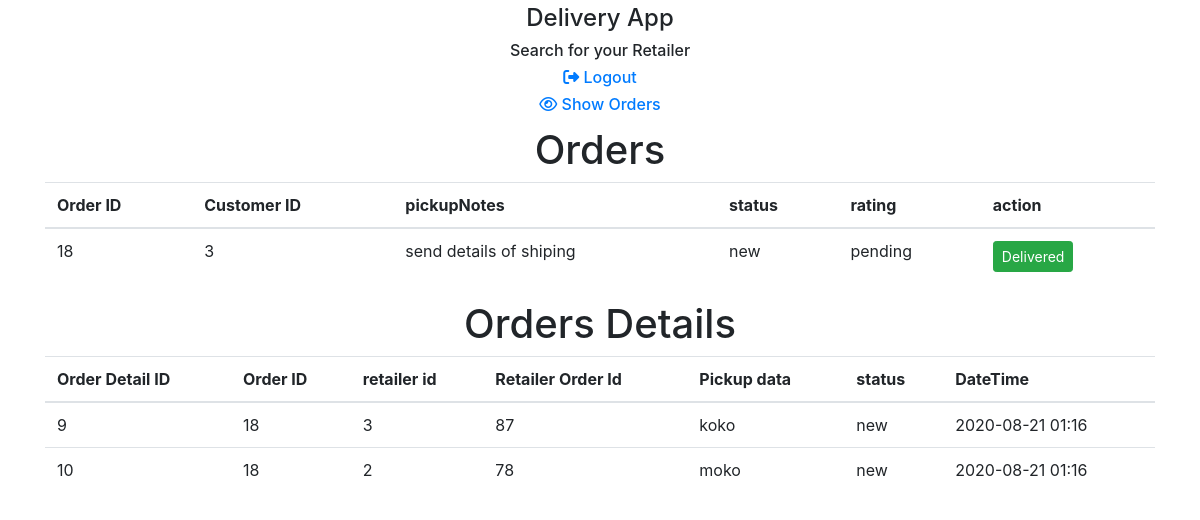
Screenshot of /index.php?controller=order&function=showUserOrders (signed in) with the database file from the repository.
### tables this page shows
CREATE TABLE `pickup_order` (
  `id` bigint(20) NOT NULL,
  `customer_id` bigint(20) DEFAULT NULL,
  `pickup_notes` varchar(255) DEFAULT NULL,
  `status` varchar(255) DEFAULT NULL,
  `rating` bigint(20) DEFAULT NULL,
  `created_datetime` bigint(20) DEFAULT NULL,
  `updated_datetime` bigint(20) DEFAULT NULL
);

CREATE TABLE `pickup_order_detail` (
  `id` bigint(20) NOT NULL,
  `pickup_order_id` bigint(20) DEFAULT NULL,
  `retailer_id` bigint(20) DEFAULT NULL,
  `retailer_order_id` bigint(20) DEFAULT NULL,
  `pickup_data` varchar(255) DEFAULT NULL,
  `status` varchar(255) DEFAULT NULL,
  `pickup_datetime` bigint(20) DEFAULT NULL
);

### controller/order.php (called while the page is built, shortened)
<?php
class orderController extends authController{
	function __construct(){
        if($_SESSION['is_user_login']){
            include('model/order.php');
            $this->obj=new orderModel();
        }else{
			header("Location: ".$_SESSION['base_url']."index.php?controller=auth&function=showLogin");
        }
	}
    function showUserOrders(){
        $user_id = $_SESSION['logged_in_user_data'][0]['id'];
        $orders = $this->obj->userOrders($user_id);
        $orderDetails = [];
        foreach($orders as $order){
            $orderDetailss = $this->obj->getOrderDetails($order['id']);
            array_push($orderDetails,$orderDetailss);
        }
        include('view/order.php');
    }
}

### model/model.php (called while the page is built)
<?php
class modelModel{
	function __construct(){
		try{
			$this->con=new PDO("mysql:host=localhost;dbname=delivery_app","root","");
		}catch(PDOExection $e){
			echo $e->getMessage();
		}
    }
}

### model/order.php (called while the page is built, shortened)
<?php
include('model/model.php');
class orderModel extends modelModel{
	function userOrders($id){
		$sql="select * from pickup_order where customer_id='$id'";
		$stmt=$this->con->prepare($sql);
		$stmt->execute();
		$data=$stmt->fetchAll(PDO::FETCH_ASSOC);
        return $data;
	}
	function getOrderDetails($order_id){
		$sql="select * from pickup_order_detail where pickup_order_id='$order_id'";
		$stmt=$this->con->prepare($sql);
		$stmt->execute();
		$data=$stmt->fetchAll(PDO::FETCH_ASSOC);
        return $data;
	}
}
?>

### view/order.php (the view, shortened to what this page needs)
<html>
<head>
    <link href="<?= $_SESSION['base_url']?>/assets/main.css" rel="stylesheet">
    <link rel="stylesheet" href="https://maxcdn.bootstrapcdn.com/bootstrap/4.5.2/css/bootstrap.min.css">
</head>
<body>
<div class="container">
    <div class="row pt-1 pb-1">
        <div class="col-lg-12">
            <h4 class="text-center">Delivery App</h4>
            <h6 class="text-center">Search for your Retailer</h6>
            <h6  class="text-center"><a  href="<?= $_SESSION['base_url'] ?>index.php?controller=auth&function=logout"><span class="fa fa-sign-out-alt"></span> Logout</a></h6>
            <h6  class="text-center"><a  href="<?= $_SESSION['base_url'] ?>index.php?controller=order&function=showUserOrders"><span class="fa fa-eye"></span> Show Orders</a></h6>
       </div>
    </div>
</div>
<section class="container">
<h1 class="text-center">Orders</h1>
 <div class="row">
 <div class="col-md-12">
    <table class="table">
    <thead>
        <th>Order ID</th>
        <th>Customer ID</th>
        <th>pickupNotes</th>
        <th>status</th>
        <th>rating</th>
        <th>action</th>
    </thead>
    <tbody>
        <?php foreach($orders as $res){ ?>
        <tr>
            <td><?= $res['id'] ?></td>
            <td><?= $res['customer_id'] ?></td>
            <td><?= $res['pickup_notes'] ?></td>
            <td><?= $res['status'] ?></td>
            <td><?php for($i = $res['rating'];$i > 0; $i--){
            } if($res['rating'] == 0){
                echo "pending";
            }?></td>
            <td >
                <?php if($res['status'] == 'delivered'){ echo "Already Deliverd";}else{?>
                <a class="btn btn-sm btn-success" href="<?= $_SESSION['base_url'] ?>index.php?controller=order&function=updateStatus&id=<?= $res['id'] ?>&status=delivered">Delivered</a></td>
                <?php } ?>
        </tr>
        <?php }?>
    </tbody>
    </table>
 </div>
 </div>
</section>
<section class="container">
<h1 class="text-center">Orders Details</h1>
 <div class="row">
 <div class="col-md-12">
    <table class="table">
    <thead>
        <th>Order Detail ID</th>
        <th>Order ID</th>
        <th>retailer id</th>
        <th>Retailer Order Id</th>
        <th>Pickup data</th>
        <th>status</th>
        <th>DateTime</th>
    </thead>
    <tbody>
        <?php foreach($orderDetails as $arr){
             foreach($arr as $res){
             ?>
        <tr>
            <td><?= $res['id'] ?></td>
            <td><?= $res['pickup_order_id'] ?></td>
            <td><?= $res['retailer_id'] ?></td>
            <td><?= $res['retailer_order_id'] ?></td>
            <td><?= $res['pickup_data'] ?></td>
            <td><?= $res['status'] ?></td>
            <td><?= date('Y-m-d h:i',$res['pickup_datetime']) ?></td>
        </tr>
        <?php }}?>
    </tbody>
    </table>
 </div>
 </div>
</section>
</body>
</html>

### rows the page displays
pickup_order: id "18", customer "3", pickup_notes "send details of shiping", status "new", rating "pending"
pickup_order_detail: id "9", pickup_order "18", retailer "3", retailer_order "87", pickup_data "koko", status "new", pickup_datetime "2020-08-21 01:16"
pickup_order_detail: id "10", pickup_order "18", retailer "2", retailer_order "78", pickup_data "moko", status "new", pickup_datetime "2020-08-21 01:16"
